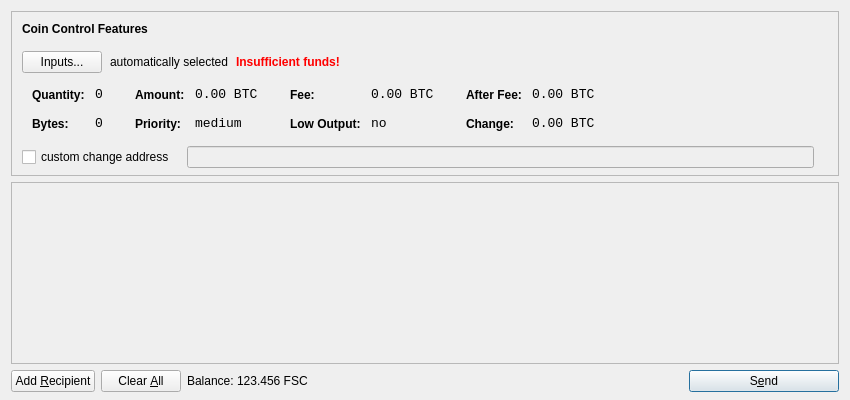
<?xml version="1.0" encoding="UTF-8"?>
<ui version="4.0">
 <class>SendCoinsDialog</class>
 <widget class="QDialog" name="SendCoinsDialog">
  <property name="geometry">
   <rect>
    <x>0</x>
    <y>0</y>
    <width>850</width>
    <height>400</height>
   </rect>
  </property>
  <property name="windowTitle">
   <string>Send Coins</string>
  </property>
  <layout class="QVBoxLayout" name="verticalLayout" stretch="0,1,0">
   <property name="bottomMargin">
    <number>8</number>
   </property>
   <item>
    <widget class="QFrame" name="frameCoinControl">
     <property name="sizePolicy">
      <sizepolicy hsizetype="Expanding" vsizetype="Expanding">
       <horstretch>0</horstretch>
       <verstretch>0</verstretch>
      </sizepolicy>
     </property>
     <property name="maximumSize">
      <size>
       <width>16777215</width>
       <height>16777215</height>
      </size>
     </property>
     <property name="frameShape">
      <enum>QFrame::StyledPanel</enum>
     </property>
     <property name="frameShadow">
      <enum>QFrame::Sunken</enum>
     </property>
     <layout class="QVBoxLayout" name="verticalLayoutCoinControl2">
      <property name="spacing">
       <number>-1</number>
      </property>
      <property name="leftMargin">
       <number>0</number>
      </property>
      <property name="topMargin">
       <number>0</number>
      </property>
      <property name="rightMargin">
       <number>0</number>
      </property>
      <property name="bottomMargin">
       <number>6</number>
      </property>
      <item>
       <layout class="QVBoxLayout" name="verticalLayoutCoinControl" stretch="0,0,0,0,1">
        <property name="spacing">
         <number>0</number>
        </property>
        <property name="leftMargin">
         <number>10</number>
        </property>
        <property name="topMargin">
         <number>10</number>
        </property>
        <item>
         <layout class="QHBoxLayout" name="horizontalLayoutCoinControl1">
          <property name="bottomMargin">
           <number>15</number>
          </property>
          <item>
           <widget class="QLabel" name="labelCoinControlFeatures">
            <property name="sizePolicy">
             <sizepolicy hsizetype="Preferred" vsizetype="Maximum">
              <horstretch>0</horstretch>
              <verstretch>0</verstretch>
             </sizepolicy>
            </property>
            <property name="font">
             <font>
              <weight>75</weight>
              <bold>true</bold>
             </font>
            </property>
            <property name="styleSheet">
             <string notr="true">font-weight:bold;</string>
            </property>
            <property name="text">
             <string>Coin Control Features</string>
            </property>
           </widget>
          </item>
         </layout>
        </item>
        <item>
         <layout class="QHBoxLayout" name="horizontalLayoutCoinControl2" stretch="0,0,0,0">
          <property name="spacing">
           <number>8</number>
          </property>
          <property name="bottomMargin">
           <number>10</number>
          </property>
          <item>
           <widget class="QPushButton" name="pushButtonCoinControl">
            <property name="styleSheet">
             <string notr="true"/>
            </property>
            <property name="text">
             <string>Inputs...</string>
            </property>
           </widget>
          </item>
          <item>
           <widget class="QLabel" name="labelCoinControlAutomaticallySelected">
            <property name="text">
             <string>automatically selected</string>
            </property>
            <property name="margin">
             <number>5</number>
            </property>
           </widget>
          </item>
          <item>
           <widget class="QLabel" name="labelCoinControlInsuffFunds">
            <property name="font">
             <font>
              <weight>75</weight>
              <bold>true</bold>
             </font>
            </property>
            <property name="styleSheet">
             <string notr="true">color:red;font-weight:bold;</string>
            </property>
            <property name="text">
             <string>Insufficient funds!</string>
            </property>
            <property name="margin">
             <number>5</number>
            </property>
           </widget>
          </item>
          <item>
           <spacer name="horizontalSpacerCoinControl">
            <property name="orientation">
             <enum>Qt::Horizontal</enum>
            </property>
            <property name="sizeHint" stdset="0">
             <size>
              <width>40</width>
              <height>1</height>
             </size>
            </property>
           </spacer>
          </item>
         </layout>
        </item>
        <item>
         <widget class="QWidget" name="widgetCoinControl" native="true">
          <property name="sizePolicy">
           <sizepolicy hsizetype="Preferred" vsizetype="Preferred">
            <horstretch>0</horstretch>
            <verstretch>0</verstretch>
           </sizepolicy>
          </property>
          <property name="minimumSize">
           <size>
            <width>0</width>
            <height>0</height>
           </size>
          </property>
          <property name="styleSheet">
           <string notr="true"/>
          </property>
          <layout class="QHBoxLayout" name="horizontalLayoutCoinControl5">
           <property name="margin">
            <number>0</number>
           </property>
           <item>
            <layout class="QHBoxLayout" name="horizontalLayoutCoinControl3" stretch="0,0,0,1">
             <property name="spacing">
              <number>20</number>
             </property>
             <property name="topMargin">
              <number>0</number>
             </property>
             <property name="bottomMargin">
              <number>10</number>
             </property>
             <item>
              <layout class="QFormLayout" name="formLayoutCoinControl1">
               <property name="horizontalSpacing">
                <number>10</number>
               </property>
               <property name="verticalSpacing">
                <number>14</number>
               </property>
               <property name="leftMargin">
                <number>10</number>
               </property>
               <property name="topMargin">
                <number>4</number>
               </property>
               <property name="rightMargin">
                <number>6</number>
               </property>
               <item row="0" column="0">
                <widget class="QLabel" name="labelCoinControlQuantityText">
                 <property name="styleSheet">
                  <string notr="true">font-weight:bold;</string>
                 </property>
                 <property name="text">
                  <string>Quantity:</string>
                 </property>
                 <property name="margin">
                  <number>0</number>
                 </property>
                </widget>
               </item>
               <item row="0" column="1">
                <widget class="QLabel" name="labelCoinControlQuantity">
                 <property name="font">
                  <font>
                   <family>Monospace</family>
                   <pointsize>10</pointsize>
                  </font>
                 </property>
                 <property name="cursor">
                  <cursorShape>IBeamCursor</cursorShape>
                 </property>
                 <property name="contextMenuPolicy">
                  <enum>Qt::ActionsContextMenu</enum>
                 </property>
                 <property name="text">
                  <string notr="true">0</string>
                 </property>
                 <property name="margin">
                  <number>0</number>
                 </property>
                 <property name="textInteractionFlags">
                  <set>Qt::LinksAccessibleByMouse|Qt::TextSelectableByKeyboard|Qt::TextSelectableByMouse</set>
                 </property>
                </widget>
               </item>
               <item row="1" column="0">
                <widget class="QLabel" name="labelCoinControlBytesText">
                 <property name="styleSheet">
                  <string notr="true">font-weight:bold;</string>
                 </property>
                 <property name="text">
                  <string>Bytes:</string>
                 </property>
                </widget>
               </item>
               <item row="1" column="1">
                <widget class="QLabel" name="labelCoinControlBytes">
                 <property name="font">
                  <font>
                   <family>Monospace</family>
                   <pointsize>10</pointsize>
                  </font>
                 </property>
                 <property name="cursor">
                  <cursorShape>IBeamCursor</cursorShape>
                 </property>
                 <property name="contextMenuPolicy">
                  <enum>Qt::ActionsContextMenu</enum>
                 </property>
                 <property name="text">
                  <string notr="true">0</string>
                 </property>
                 <property name="textInteractionFlags">
                  <set>Qt::LinksAccessibleByMouse|Qt::TextSelectableByKeyboard|Qt::TextSelectableByMouse</set>
                 </property>
                </widget>
               </item>
              </layout>
             </item>
             <item>
              <layout class="QFormLayout" name="formLayoutCoinControl2">
               <property name="horizontalSpacing">
                <number>10</number>
               </property>
               <property name="verticalSpacing">
                <number>14</number>
               </property>
               <property name="leftMargin">
                <number>6</number>
               </property>
               <property name="topMargin">
                <number>4</number>
               </property>
               <property name="rightMargin">
                <number>6</number>
               </property>
               <item row="0" column="0">
                <widget class="QLabel" name="labelCoinControlAmountText">
                 <property name="styleSheet">
                  <string notr="true">font-weight:bold;</string>
                 </property>
                 <property name="text">
                  <string>Amount:</string>
                 </property>
                 <property name="margin">
                  <number>0</number>
                 </property>
                </widget>
               </item>
               <item row="0" column="1">
                <widget class="QLabel" name="labelCoinControlAmount">
                 <property name="font">
                  <font>
                   <family>Monospace</family>
                   <pointsize>10</pointsize>
                  </font>
                 </property>
                 <property name="cursor">
                  <cursorShape>IBeamCursor</cursorShape>
                 </property>
                 <property name="contextMenuPolicy">
                  <enum>Qt::ActionsContextMenu</enum>
                 </property>
                 <property name="text">
                  <string notr="true">0.00 BTC</string>
                 </property>
                 <property name="textInteractionFlags">
                  <set>Qt::LinksAccessibleByMouse|Qt::TextSelectableByKeyboard|Qt::TextSelectableByMouse</set>
                 </property>
                </widget>
               </item>
               <item row="1" column="0">
                <widget class="QLabel" name="labelCoinControlPriorityText">
                 <property name="styleSheet">
                  <string notr="true">font-weight:bold;</string>
                 </property>
                 <property name="text">
                  <string>Priority:</string>
                 </property>
                </widget>
               </item>
               <item row="1" column="1">
                <widget class="QLabel" name="labelCoinControlPriority">
                 <property name="font">
                  <font>
                   <family>Monospace</family>
                   <pointsize>10</pointsize>
                  </font>
                 </property>
                 <property name="cursor">
                  <cursorShape>IBeamCursor</cursorShape>
                 </property>
                 <property name="contextMenuPolicy">
                  <enum>Qt::ActionsContextMenu</enum>
                 </property>
                 <property name="text">
                  <string>medium</string>
                 </property>
                 <property name="textInteractionFlags">
                  <set>Qt::LinksAccessibleByMouse|Qt::TextSelectableByKeyboard|Qt::TextSelectableByMouse</set>
                 </property>
                </widget>
               </item>
              </layout>
             </item>
             <item>
              <layout class="QFormLayout" name="formLayoutCoinControl3">
               <property name="horizontalSpacing">
                <number>10</number>
               </property>
               <property name="verticalSpacing">
                <number>14</number>
               </property>
               <property name="leftMargin">
                <number>6</number>
               </property>
               <property name="topMargin">
                <number>4</number>
               </property>
               <property name="rightMargin">
                <number>6</number>
               </property>
               <item row="0" column="0">
                <widget class="QLabel" name="labelCoinControlFeeText">
                 <property name="styleSheet">
                  <string notr="true">font-weight:bold;</string>
                 </property>
                 <property name="text">
                  <string>Fee:</string>
                 </property>
                 <property name="margin">
                  <number>0</number>
                 </property>
                </widget>
               </item>
               <item row="0" column="1">
                <widget class="QLabel" name="labelCoinControlFee">
                 <property name="font">
                  <font>
                   <family>Monospace</family>
                   <pointsize>10</pointsize>
                  </font>
                 </property>
                 <property name="cursor">
                  <cursorShape>IBeamCursor</cursorShape>
                 </property>
                 <property name="contextMenuPolicy">
                  <enum>Qt::ActionsContextMenu</enum>
                 </property>
                 <property name="text">
                  <string notr="true">0.00 BTC</string>
                 </property>
                 <property name="textInteractionFlags">
                  <set>Qt::LinksAccessibleByMouse|Qt::TextSelectableByKeyboard|Qt::TextSelectableByMouse</set>
                 </property>
                </widget>
               </item>
               <item row="1" column="0">
                <widget class="QLabel" name="labelCoinControlLowOutputText">
                 <property name="styleSheet">
                  <string notr="true">font-weight:bold;</string>
                 </property>
                 <property name="text">
                  <string>Low Output:</string>
                 </property>
                </widget>
               </item>
               <item row="1" column="1">
                <widget class="QLabel" name="labelCoinControlLowOutput">
                 <property name="font">
                  <font>
                   <family>Monospace</family>
                   <pointsize>10</pointsize>
                  </font>
                 </property>
                 <property name="cursor">
                  <cursorShape>IBeamCursor</cursorShape>
                 </property>
                 <property name="contextMenuPolicy">
                  <enum>Qt::ActionsContextMenu</enum>
                 </property>
                 <property name="text">
                  <string>no</string>
                 </property>
                 <property name="textInteractionFlags">
                  <set>Qt::LinksAccessibleByMouse|Qt::TextSelectableByKeyboard|Qt::TextSelectableByMouse</set>
                 </property>
                </widget>
               </item>
              </layout>
             </item>
             <item>
              <layout class="QFormLayout" name="formLayoutCoinControl4">
               <property name="horizontalSpacing">
                <number>10</number>
               </property>
               <property name="verticalSpacing">
                <number>14</number>
               </property>
               <property name="leftMargin">
                <number>6</number>
               </property>
               <property name="topMargin">
                <number>4</number>
               </property>
               <property name="rightMargin">
                <number>6</number>
               </property>
               <item row="0" column="0">
                <widget class="QLabel" name="labelCoinControlAfterFeeText">
                 <property name="styleSheet">
                  <string notr="true">font-weight:bold;</string>
                 </property>
                 <property name="text">
                  <string>After Fee:</string>
                 </property>
                 <property name="margin">
                  <number>0</number>
                 </property>
                </widget>
               </item>
               <item row="0" column="1">
                <widget class="QLabel" name="labelCoinControlAfterFee">
                 <property name="font">
                  <font>
                   <family>Monospace</family>
                   <pointsize>10</pointsize>
                  </font>
                 </property>
                 <property name="cursor">
                  <cursorShape>IBeamCursor</cursorShape>
                 </property>
                 <property name="contextMenuPolicy">
                  <enum>Qt::ActionsContextMenu</enum>
                 </property>
                 <property name="text">
                  <string notr="true">0.00 BTC</string>
                 </property>
                 <property name="textInteractionFlags">
                  <set>Qt::LinksAccessibleByMouse|Qt::TextSelectableByKeyboard|Qt::TextSelectableByMouse</set>
                 </property>
                </widget>
               </item>
               <item row="1" column="0">
                <widget class="QLabel" name="labelCoinControlChangeText">
                 <property name="styleSheet">
                  <string notr="true">font-weight:bold;</string>
                 </property>
                 <property name="text">
                  <string>Change:</string>
                 </property>
                </widget>
               </item>
               <item row="1" column="1">
                <widget class="QLabel" name="labelCoinControlChange">
                 <property name="font">
                  <font>
                   <family>Monospace</family>
                   <pointsize>10</pointsize>
                  </font>
                 </property>
                 <property name="cursor">
                  <cursorShape>IBeamCursor</cursorShape>
                 </property>
                 <property name="contextMenuPolicy">
                  <enum>Qt::ActionsContextMenu</enum>
                 </property>
                 <property name="text">
                  <string notr="true">0.00 BTC</string>
                 </property>
                 <property name="textInteractionFlags">
                  <set>Qt::LinksAccessibleByMouse|Qt::TextSelectableByKeyboard|Qt::TextSelectableByMouse</set>
                 </property>
                </widget>
               </item>
              </layout>
             </item>
            </layout>
           </item>
          </layout>
         </widget>
        </item>
        <item>
         <layout class="QHBoxLayout" name="horizontalLayoutCoinControl4" stretch="0,0,0">
          <property name="spacing">
           <number>12</number>
          </property>
          <property name="sizeConstraint">
           <enum>QLayout::SetDefaultConstraint</enum>
          </property>
          <property name="topMargin">
           <number>5</number>
          </property>
          <property name="rightMargin">
           <number>5</number>
          </property>
          <item>
           <widget class="QCheckBox" name="checkBoxCoinControlChange">
            <property name="text">
             <string>custom change address</string>
            </property>
           </widget>
          </item>
          <item>
           <widget class="QLineEdit" name="lineEditCoinControlChange">
            <property name="enabled">
             <bool>false</bool>
            </property>
            <property name="sizePolicy">
             <sizepolicy hsizetype="Expanding" vsizetype="Fixed">
              <horstretch>0</horstretch>
              <verstretch>0</verstretch>
             </sizepolicy>
            </property>
           </widget>
          </item>
          <item>
           <widget class="QLabel" name="labelCoinControlChangeLabel">
            <property name="sizePolicy">
             <sizepolicy hsizetype="Preferred" vsizetype="Expanding">
              <horstretch>0</horstretch>
              <verstretch>0</verstretch>
             </sizepolicy>
            </property>
            <property name="minimumSize">
             <size>
              <width>0</width>
              <height>0</height>
             </size>
            </property>
            <property name="text">
             <string/>
            </property>
            <property name="margin">
             <number>3</number>
            </property>
           </widget>
          </item>
         </layout>
        </item>
        <item>
         <spacer name="verticalSpacerCoinControl">
          <property name="orientation">
           <enum>Qt::Vertical</enum>
          </property>
          <property name="sizeHint" stdset="0">
           <size>
            <width>800</width>
            <height>1</height>
           </size>
          </property>
         </spacer>
        </item>
       </layout>
      </item>
     </layout>
    </widget>
   </item>
   <item>
    <widget class="QScrollArea" name="scrollArea">
     <property name="widgetResizable">
      <bool>true</bool>
     </property>
     <widget class="QWidget" name="scrollAreaWidgetContents">
      <property name="geometry">
       <rect>
        <x>0</x>
        <y>0</y>
        <width>830</width>
        <height>165</height>
       </rect>
      </property>
      <layout class="QVBoxLayout" name="verticalLayout_2">
       <property name="margin">
        <number>0</number>
       </property>
       <item>
        <layout class="QVBoxLayout" name="entries">
         <property name="spacing">
          <number>6</number>
         </property>
        </layout>
       </item>
       <item>
        <spacer name="verticalSpacer">
         <property name="orientation">
          <enum>Qt::Vertical</enum>
         </property>
         <property name="sizeHint" stdset="0">
          <size>
           <width>20</width>
           <height>40</height>
          </size>
         </property>
        </spacer>
       </item>
      </layout>
     </widget>
    </widget>
   </item>
   <item>
    <layout class="QHBoxLayout" name="horizontalLayout">
     <item>
      <widget class="QPushButton" name="addButton">
       <property name="toolTip">
        <string>Send to multiple recipients at once</string>
       </property>
       <property name="text">
        <string>Add &amp;Recipient</string>
       </property>
       <property name="icon">
        <iconset resource="../bitcoin.qrc">
         <normaloff>:/icons/add</normaloff>:/icons/add</iconset>
       </property>
       <property name="autoDefault">
        <bool>false</bool>
       </property>
      </widget>
     </item>
     <item>
      <widget class="QPushButton" name="clearButton">
       <property name="sizePolicy">
        <sizepolicy hsizetype="Minimum" vsizetype="Fixed">
         <horstretch>0</horstretch>
         <verstretch>0</verstretch>
        </sizepolicy>
       </property>
       <property name="toolTip">
        <string>Remove all transaction fields</string>
       </property>
       <property name="text">
        <string>Clear &amp;All</string>
       </property>
       <property name="icon">
        <iconset resource="../bitcoin.qrc">
         <normaloff>:/icons/remove</normaloff>:/icons/remove</iconset>
       </property>
       <property name="autoRepeatDelay">
        <number>300</number>
       </property>
       <property name="autoDefault">
        <bool>false</bool>
       </property>
      </widget>
     </item>
     <item>
      <layout class="QHBoxLayout" name="horizontalLayout_2">
       <property name="spacing">
        <number>3</number>
       </property>
       <item>
        <widget class="QLabel" name="label">
         <property name="text">
          <string>Balance:</string>
         </property>
        </widget>
       </item>
       <item>
        <widget class="QLabel" name="labelBalance">
         <property name="cursor">
          <cursorShape>IBeamCursor</cursorShape>
         </property>
         <property name="text">
          <string>123.456 FSC</string>
         </property>
         <property name="textInteractionFlags">
          <set>Qt::LinksAccessibleByMouse|Qt::TextSelectableByKeyboard|Qt::TextSelectableByMouse</set>
         </property>
        </widget>
       </item>
      </layout>
     </item>
     <item>
      <spacer name="horizontalSpacer">
       <property name="orientation">
        <enum>Qt::Horizontal</enum>
       </property>
       <property name="sizeHint" stdset="0">
        <size>
         <width>40</width>
         <height>20</height>
        </size>
       </property>
      </spacer>
     </item>
     <item>
      <widget class="QPushButton" name="sendButton">
       <property name="minimumSize">
        <size>
         <width>150</width>
         <height>0</height>
        </size>
       </property>
       <property name="toolTip">
        <string>Confirm the send action</string>
       </property>
       <property name="text">
        <string>S&amp;end</string>
       </property>
       <property name="icon">
        <iconset resource="../bitcoin.qrc">
         <normaloff>:/icons/send</normaloff>:/icons/send</iconset>
       </property>
       <property name="default">
        <bool>true</bool>
       </property>
      </widget>
     </item>
    </layout>
   </item>
  </layout>
 </widget>
 <resources>
  <include location="../bitcoin.qrc"/>
 </resources>
 <connections/>
</ui>
